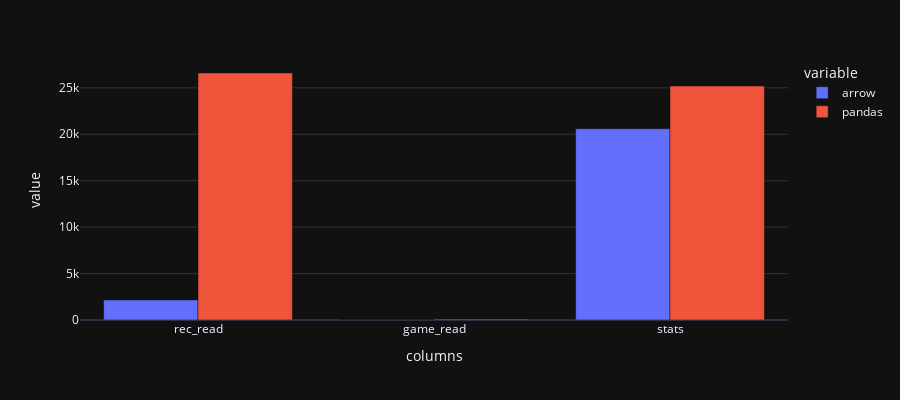

This figure's notebook cell:
### Code cell
import plotly.express as px
fig = px.bar(
    run_results, x="columns", y=["arrow", "pandas"],
             barmode='group', height=400
             )
fig.show()

### Figure 1 — Plotly figure (JSON) as saved in the notebook; plotly's stock layout.template omitted (floating-point values rounded to 4 significant figures)
{"data": [{"alignmentgroup": "True", "hovertemplate": "variable=arrow<br>columns=%{x}<br>value=%{y}<extra></extra>", "legendgroup": "arrow", "marker": {"color": "#636efa", "pattern": {"shape": ""}}, "name": "arrow", "offsetgroup": "arrow", "orientation": "v", "showlegend": true, "textposition": "auto", "x": ["rec_read", "game_read", "stats"], "xaxis": "x", "y": [2160.0, 6.85, 20600.0], "yaxis": "y", "type": "bar"}, {"alignmentgroup": "True", "hovertemplate": "variable=pandas<br>columns=%{x}<br>value=%{y}<extra></extra>", "legendgroup": "pandas", "marker": {"color": "#EF553B", "pattern": {"shape": ""}}, "name": "pandas", "offsetgroup": "pandas", "orientation": "v", "showlegend": true, "textposition": "auto", "x": ["rec_read", "game_read", "stats"], "xaxis": "x", "y": [26600.0, 95.3, 25200.0], "yaxis": "y", "type": "bar"}], "layout": {"xaxis": {"anchor": "y", "domain": [0.0, 1.0], "title": {"text": "columns"}}, "yaxis": {"anchor": "x", "domain": [0.0, 1.0], "title": {"text": "value"}}, "legend": {"title": {"text": "variable"}, "tracegroupgap": 0}, "margin": {"t": 60}, "barmode": "group", "height": 400}}
